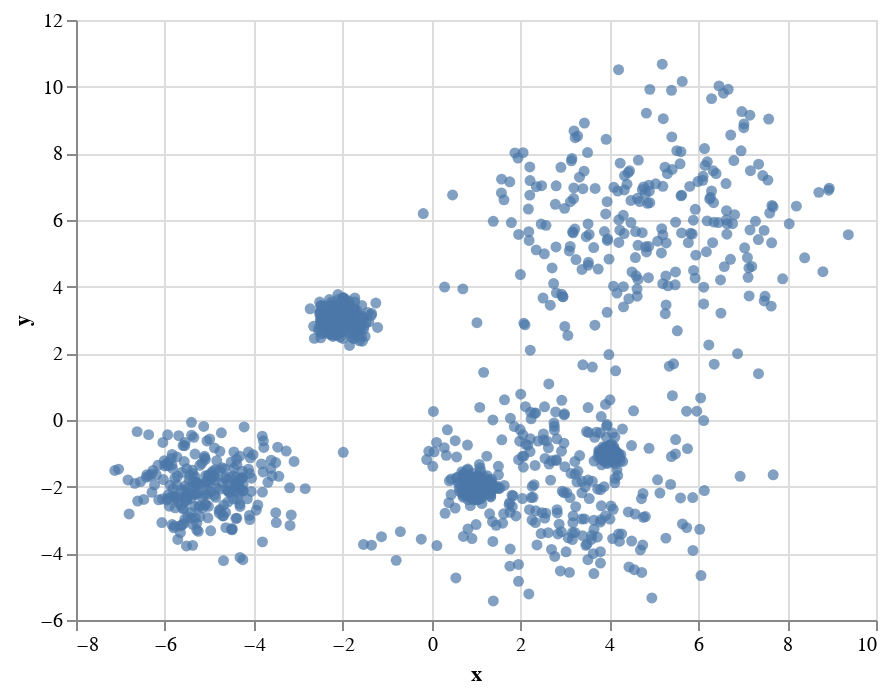

The cell this chart's notebook holds for it:
### Code cell
alt.Chart(sintetic).mark_circle().encode(x='x', y='y')

### Figure 1 — Vega-Lite specification as saved in the notebook (floating-point values rounded to 4 significant figures; data arrays with more than 128 entries replaced by an {"elided": "..."} marker saying what was removed)
{"config": {"view": {"continuousWidth": 400, "continuousHeight": 300}}, "data": {"name": "data-cea77047b95e82760fabdc77c4af988a"}, "mark": "circle", "encoding": {"x": {"type": "quantitative", "field": "x"}, "y": {"type": "quantitative", "field": "y"}}, "$schema": "https://vega.github.io/schema/vega-lite/v4.0.0.json", "datasets": {"data-cea77047b95e82760fabdc77c4af988a": {"elided": "1500 records"}}}
